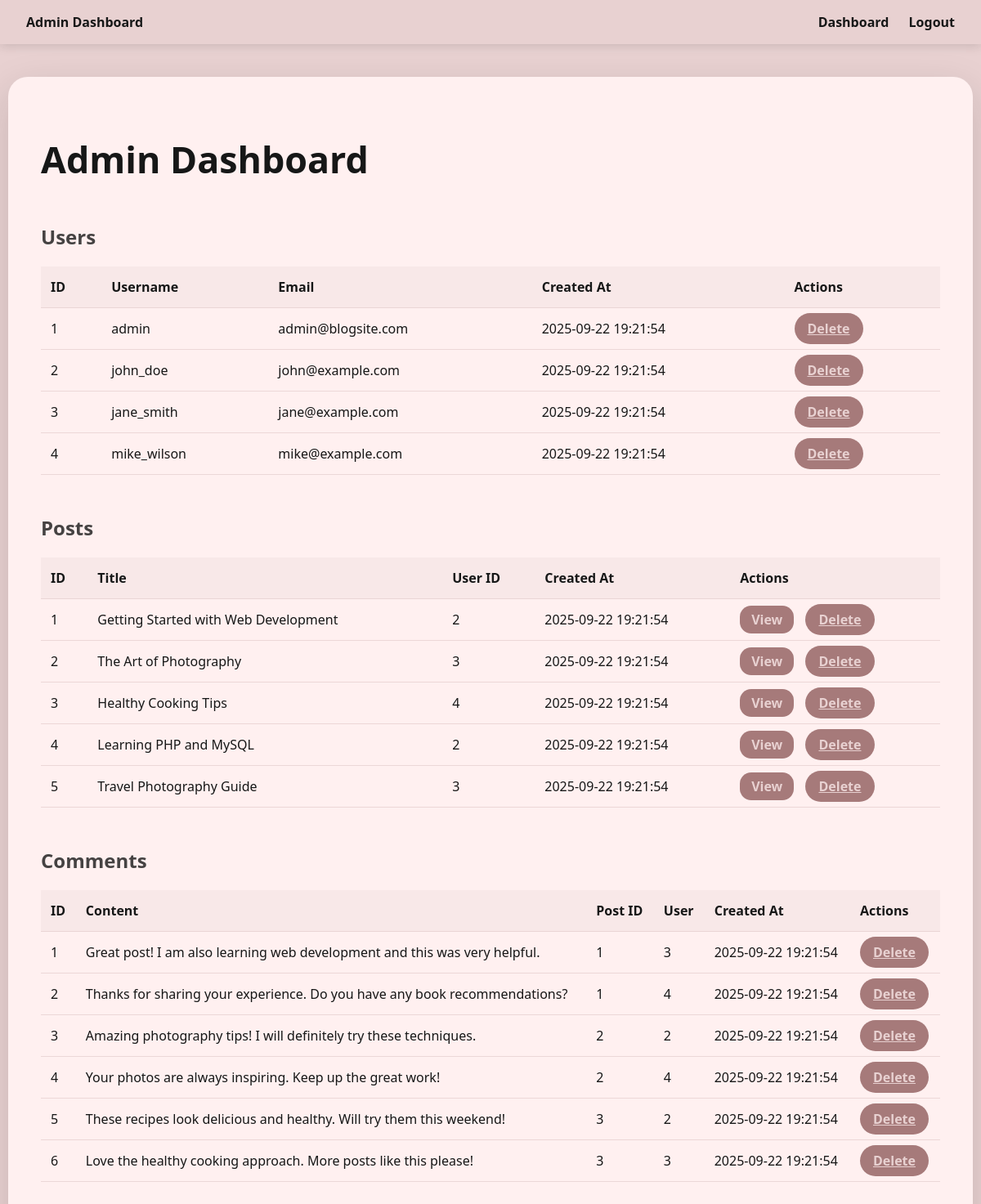
Page /admin_dashboard.php on the earlier database version.
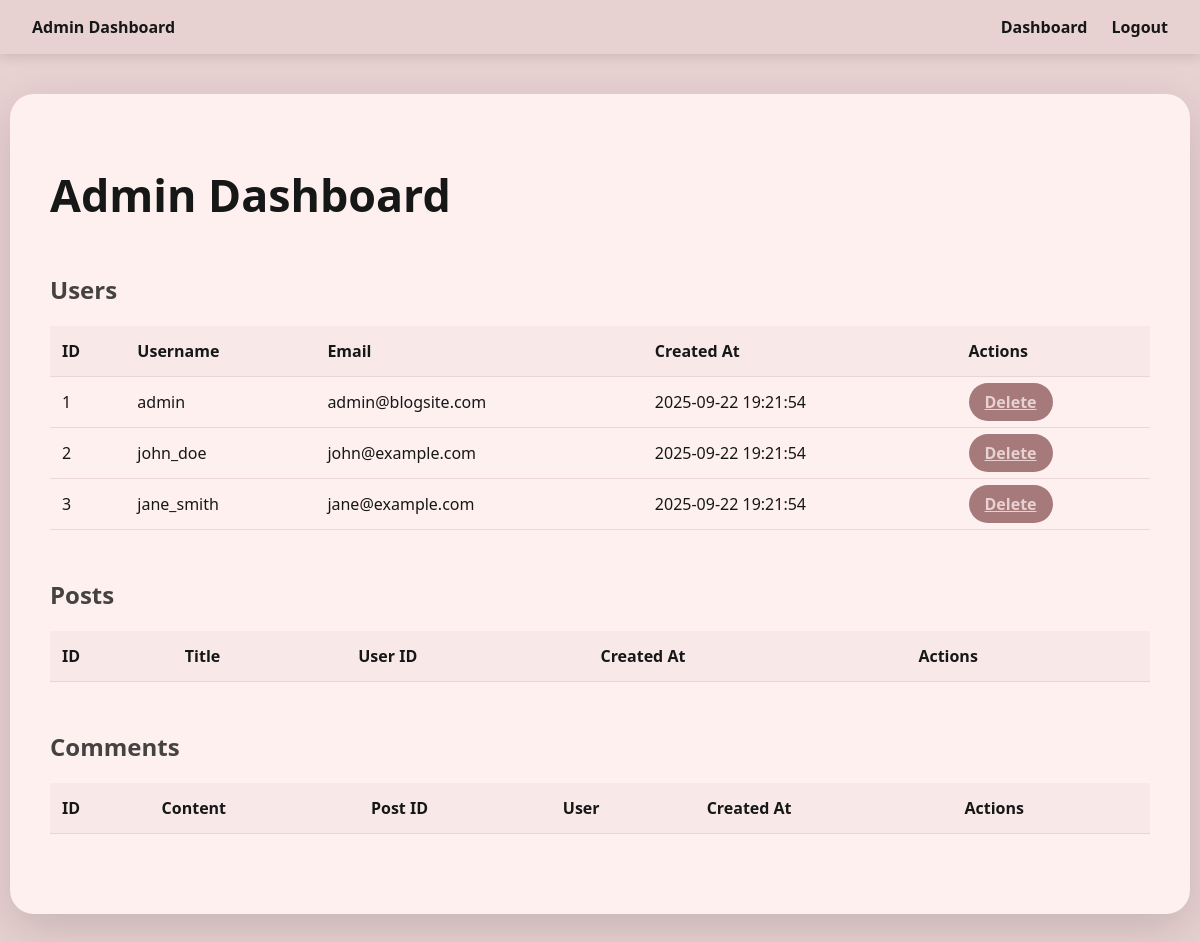
Same page on the later database version.
### tables this page shows
CREATE TABLE users (
    id INT AUTO_INCREMENT PRIMARY KEY,
    username VARCHAR(50) UNIQUE NOT NULL,
    email VARCHAR(100) UNIQUE NOT NULL,
    password VARCHAR(255) NOT NULL,
    full_name VARCHAR(100) NOT NULL,
    profile_image VARCHAR(255) DEFAULT 'default-avatar.png',
    bio TEXT,
    is_admin TINYINT(1) DEFAULT 0,
    created_at TIMESTAMP DEFAULT CURRENT_TIMESTAMP,
    updated_at TIMESTAMP DEFAULT CURRENT_TIMESTAMP ON UPDATE CURRENT_TIMESTAMP
);

CREATE TABLE posts (
    id INT AUTO_INCREMENT PRIMARY KEY,
    user_id INT NOT NULL,
    title VARCHAR(255) NOT NULL,
    content TEXT NOT NULL,
    image VARCHAR(255) NULL,
    likes_count INT DEFAULT 0,
    comments_count INT DEFAULT 0,
    created_at TIMESTAMP DEFAULT CURRENT_TIMESTAMP,
    updated_at TIMESTAMP DEFAULT CURRENT_TIMESTAMP ON UPDATE CURRENT_TIMESTAMP,
    FOREIGN KEY (user_id) REFERENCES users(id) ON DELETE CASCADE
);

CREATE TABLE comments (
    id INT AUTO_INCREMENT PRIMARY KEY,
    post_id INT NOT NULL,
    user_id INT NOT NULL,
    comment_text TEXT NOT NULL,
    created_at TIMESTAMP DEFAULT CURRENT_TIMESTAMP,
    FOREIGN KEY (post_id) REFERENCES posts(id) ON DELETE CASCADE,
    FOREIGN KEY (user_id) REFERENCES users(id) ON DELETE CASCADE
);

### admin_dashboard.php (the view, shortened to what this page needs)
<?php
require_once 'config.php';
$users = $pdo->query("SELECT id, username, email, created_at FROM users ORDER BY created_at DESC")->fetchAll();
$posts = $pdo->query("SELECT id, title, user_id, created_at FROM posts ORDER BY created_at DESC")->fetchAll();
$comments = $pdo->query("SELECT id, comment_text, post_id, user_id, created_at FROM comments  ORDER BY created_at DESC")->fetchAll();
?>
<!DOCTYPE html>
<html lang="en">
<head>
</head>
<body>
<nav class="navbar">
  <div><strong>Admin Dashboard</strong></div>
  <div>
    <a href="admin_dashboard.php">Dashboard</a>
    <a href="logout.php">Logout</a>
  </div>
</nav>
<div class="container">
  <h1>Admin Dashboard</h1>
  <section>
    <h2>Users</h2>
    <table>
      <thead>
        <tr><th>ID</th><th>Username</th><th>Email</th><th>Created At</th><th>Actions</th></tr>
      </thead>
      <tbody>
        <?php foreach ($users as $user): ?>
          <tr>
            <td><?= htmlspecialchars($user['id']) ?></td>
            <td><?= htmlspecialchars($user['username']) ?></td>
            <td><?= htmlspecialchars($user['email']) ?></td>
            <td><?= htmlspecialchars($user['created_at']) ?></td>
            <td><a href="?type=user&id=<?= $user['id'] ?>" class="btn-delete" onclick="return confirm('Delete this user?')">Delete</a></td>
          </tr>
        <?php endforeach; ?>
      </tbody>
    </table>
  </section>
  <h2>Posts</h2>
  <table>
    <thead>
      <tr>
        <th>ID</th>
        <th>Title</th>
        <th>User ID</th>
        <th>Created At</th>
        <th>Actions</th>
      </tr>
    </thead>
    <tbody>
      <?php foreach ($posts as $post): ?>
        <tr>
          <td><?= htmlspecialchars($post['id']) ?></td>
          <td><?= htmlspecialchars($post['title']) ?></td>
          <td><?= htmlspecialchars($post['user_id']) ?></td>
          <td><?= htmlspecialchars($post['created_at']) ?></td>
          <td>
            <a href="admin_view_post.php?id=<?= $post['id'] ?>" class="btn-view" target="_blank">View</a>
            <a href="?type=post&id=<?= $post['id'] ?>" class="btn-delete" onclick="return confirm('Delete this post?')">Delete</a>
          </td>
        </tr>
      <?php endforeach; ?>
    </tbody>
  </table>
  <section>
    <h2>Comments</h2>
    <table>
      <thead>
        <tr><th>ID</th><th>Content</th><th>Post ID</th><th>User</th><th>Created At</th><th>Actions</th></tr>
      </thead>
      <tbody>
        <?php foreach ($comments as $comment): ?>
          <tr>
            <td><?= htmlspecialchars($comment['id']) ?></td>
            <td><?= htmlspecialchars($comment['comment_text']) ?></td>
            <td><?= htmlspecialchars($comment['post_id']) ?></td>
            <td><?= htmlspecialchars($comment['user_id'] ?? 'Unknown') ?></td>
            <td><?= htmlspecialchars($comment['created_at']) ?></td>
            <td><a href="?type=comment&id=<?= $comment['id'] ?>" class="btn-delete" onclick="return confirm('Delete this comment?')">Delete</a></td>
          </tr>
        <?php endforeach; ?>
      </tbody>
    </table>
  </section>
</div>
</body>
</html>

### admin_dashboard.php (style rules this page uses)
body { font-family: 'Segoe UI', Tahoma, Geneva, Verdana, sans-serif; background: #e8d1d1ff; color: #161717ff; margin: 0; padding: 0; }
.navbar { position: sticky; top: 0; background: #e8d1d1ff; padding: 16px 32px; box-shadow: 0 2px 12px rgba(22, 23, 23, 0.15); display: flex; justify-content: space-between; align-items: center; }
.navbar a { color: #161717ff; font-weight: 600; margin-left: 20px; text-decoration: none; transition: color 0.25s; }
.container { max-width: 1100px; margin: 40px auto 60px; background: #fff0f0; padding: 40px; border-radius: 24px; box-shadow: 0 16px 48px rgba(22, 23, 23, 0.15); }
h1 { font-weight: 900; font-size: 2.8rem; margin-bottom: 48px; color: #161717ff; }
h2 { margin-top: 48px; margin-bottom: 20px; font-weight: 700; color: #161717cc; }
table { width: 100%; border-collapse: collapse; margin-bottom: 40px; }
th, td { padding: 14px 12px; text-align: left; border-bottom: 1px solid #e8d1d1cc; }
th { background-color: #f8e8e8; color: #161717ff; }
.btn-delete { background-color: #a67a7a; color: #e8d1d1ff; border: none; border-radius: 20px; padding: 8px 16px; cursor: pointer; font-weight: 700; transition: background-color 0.3s; }
.btn-view { background-color: #a67a7a; color: #e8d1d1ff; padding: 6px 14px; border-radius: 14px; font-weight: 600; text-decoration: none; margin-right: 10px; transition: background-color 0.3s; }

Differences in the rows shown:
removed users: id "4", username "mike_wilson", email "mike@example.com", created_at "2025-09-22 19:21:54"
removed posts: id "1", title "Getting Started with Web Development", user "2", created_at "2025-09-22 19:21:54"
removed posts: id "2", title "The Art of Photography", user "3", created_at "2025-09-22 19:21:54"
removed posts: id "3", title "Healthy Cooking Tips", user "4", created_at "2025-09-22 19:21:54"
removed posts: id "4", title "Learning PHP and MySQL", user "2", created_at "2025-09-22 19:21:54"
removed posts: id "5", title "Travel Photography Guide", user "3", created_at "2025-09-22 19:21:54"
removed comments: id "1", comment_text "Great post! I am also learning web development and this was very helpful.", post "1", user "3", created_at "2025-09-22 19:21:54"
removed comments: id "2", comment_text "Thanks for sharing your experience. Do you have any book recommendations?", post "1", user "4", created_at "2025-09-22 19:21:54"
removed comments: id "3", comment_text "Amazing photography tips! I will definitely try these techniques.", post "2", user "2", created_at "2025-09-22 19:21:54"
removed comments: id "4", comment_text "Your photos are always inspiring. Keep up the great work!", post "2", user "4", created_at "2025-09-22 19:21:54"
removed comments: id "5", comment_text "These recipes look delicious and healthy. Will try them this weekend!", post "3", user "2", created_at "2025-09-22 19:21:54"
removed comments: id "6", comment_text "Love the healthy cooking approach. More posts like this please!", post "3", user "3", created_at "2025-09-22 19:21:54"
